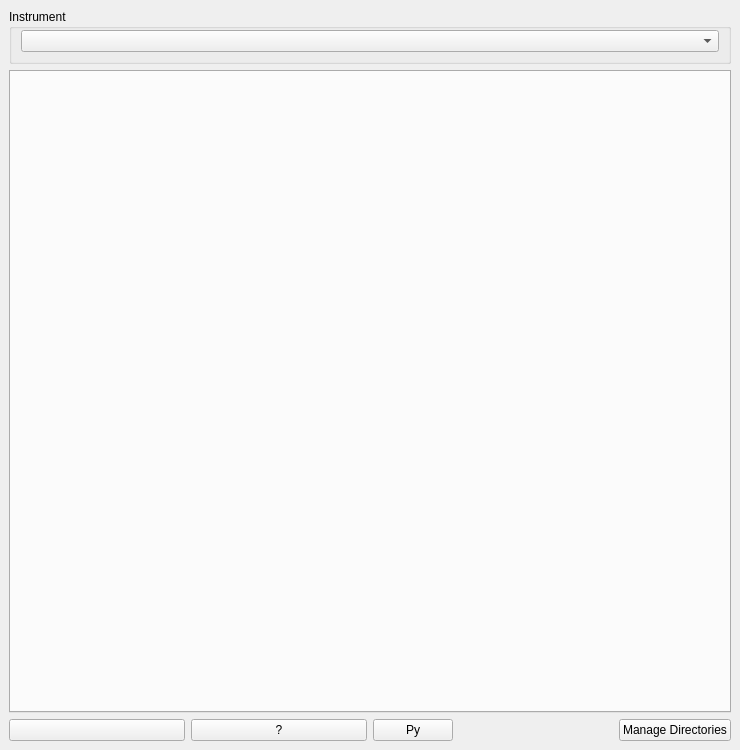
<?xml version="1.0" encoding="UTF-8"?>
<ui version="4.0">
 <class>DataReduction</class>
 <widget class="QMainWindow" name="DataReduction">
  <property name="geometry">
   <rect>
    <x>0</x>
    <y>0</y>
    <width>740</width>
    <height>750</height>
   </rect>
  </property>
  <property name="windowTitle">
   <string>Indirect Data Reduction</string>
  </property>
  <widget class="QWidget" name="centralwidget">
   <layout class="QVBoxLayout" name="verticalLayout_20">
    <property name="topMargin">
     <number>9</number>
    </property>
    <item>
     <widget class="QGroupBox" name="gbC2EInstrument">
      <property name="title">
       <string>Instrument</string>
      </property>
      <layout class="QHBoxLayout" name="horizontalLayout_27">
       <property name="topMargin">
        <number>1</number>
       </property>
       <item>
        <widget class="MantidQt::MantidWidgets::InstrumentConfig" name="iicInstrumentConfiguration">
         <property name="sizePolicy">
          <sizepolicy hsizetype="Expanding" vsizetype="Fixed">
           <horstretch>0</horstretch>
           <verstretch>0</verstretch>
          </sizepolicy>
         </property>
         <property name="techniques" stdset="0">
          <stringlist>
           <string>TOF Indirect Geometry Spectroscopy</string>
           <string>Reactor Indirect Geometry Spectroscopy</string>
          </stringlist>
         </property>
         <property name="enableDiffraction" stdset="0">
          <bool>false</bool>
         </property>
         <property name="showInstrumentLabel" stdset="0">
          <bool>false</bool>
         </property>
        </widget>
       </item>
      </layout>
     </widget>
    </item>
    <item>
     <widget class="QTabWidget" name="twIDRTabs">
      <property name="sizePolicy">
       <sizepolicy hsizetype="Expanding" vsizetype="MinimumExpanding">
        <horstretch>0</horstretch>
        <verstretch>0</verstretch>
       </sizepolicy>
      </property>
      <property name="minimumSize">
       <size>
        <width>0</width>
        <height>0</height>
       </size>
      </property>
      <property name="currentIndex">
       <number>-1</number>
      </property>
      <property name="iconSize">
       <size>
        <width>14</width>
        <height>14</height>
       </size>
      </property>
     </widget>
    </item>
    <item>
     <layout class="QHBoxLayout" name="horizontalLayout_6">
      <item>
       <widget class="QPushButton" name="pbSettings">
        <property name="maximumSize">
         <size>
          <width>16777215</width>
          <height>16777215</height>
         </size>
        </property>
        <property name="text">
         <string/>
        </property>
       </widget>
      </item>
      <item>
       <widget class="QPushButton" name="pbHelp">
        <property name="sizePolicy">
         <sizepolicy hsizetype="Minimum" vsizetype="Fixed">
          <horstretch>0</horstretch>
          <verstretch>0</verstretch>
         </sizepolicy>
        </property>
        <property name="maximumSize">
         <size>
          <width>16777215</width>
          <height>16777215</height>
         </size>
        </property>
        <property name="toolTip">
         <string>Open interface help page in your web browser.</string>
        </property>
        <property name="text">
         <string>?</string>
        </property>
       </widget>
      </item>
      <item alignment="Qt::AlignLeft">
       <widget class="QPushButton" name="pbPythonExport">
        <property name="sizePolicy">
         <sizepolicy hsizetype="Minimum" vsizetype="Fixed">
          <horstretch>0</horstretch>
          <verstretch>0</verstretch>
         </sizepolicy>
        </property>
        <property name="maximumSize">
         <size>
          <width>16777215</width>
          <height>16777215</height>
         </size>
        </property>
        <property name="toolTip">
         <string>Export a Python script for the algorithms run on this tab.</string>
        </property>
        <property name="text">
         <string>Py</string>
        </property>
       </widget>
      </item>
      <item alignment="Qt::AlignRight|Qt::AlignVCenter">
       <widget class="QPushButton" name="pbManageDirectories">
        <property name="sizePolicy">
         <sizepolicy hsizetype="Preferred" vsizetype="Fixed">
          <horstretch>0</horstretch>
          <verstretch>0</verstretch>
         </sizepolicy>
        </property>
        <property name="text">
         <string>Manage Directories</string>
        </property>
       </widget>
      </item>
     </layout>
    </item>
   </layout>
  </widget>
 </widget>
 <customwidgets>
  <customwidget>
   <class>MantidQt::MantidWidgets::InstrumentConfig</class>
   <extends>QComboBox</extends>
   <header>Common/InstrumentConfig.h</header>
  </customwidget>
 </customwidgets>
 <tabstops>
  <tabstop>twIDRTabs</tabstop>
  <tabstop>pbHelp</tabstop>
  <tabstop>pbPythonExport</tabstop>
  <tabstop>pbManageDirectories</tabstop>
 </tabstops>
 <resources>
  <include location="../../../MantidPlot/icons/icons.qrc"/>
 </resources>
 <connections/>
</ui>
